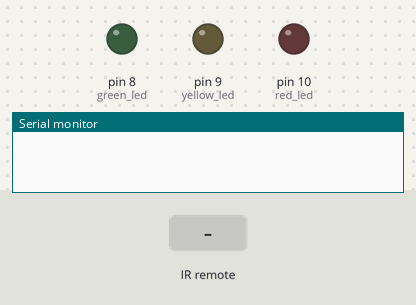
The program below on a simulated Arduino Uno, built with avr-gcc and run on an emulated ATmega328P. Parts: output pins drawn as LEDs (lit = HIGH), the last lines printed to the serial monitor. Inputs (shaded band) come from the test bench.

Above: at 1.2 s.
1.3 s: infrared code 0xFF30CF received
At 2.0 s:
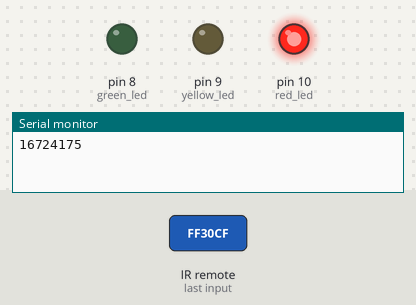
2.8 s: infrared code 0xFF18E7 received
At 4.0 s:
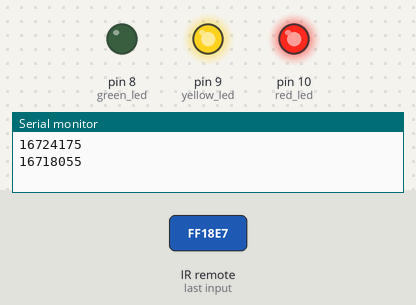
4.3 s: infrared code 0xFF7A85 received
At 5.1 s:
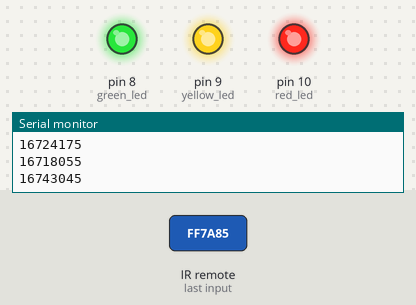
5.8 s: infrared code 0xFF30CF received
At 6.3 s:
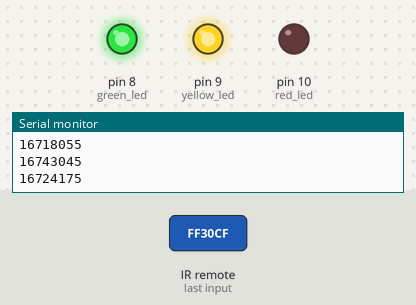
7.3 s: infrared code 0xFF18E7 received
At 8.7 s:
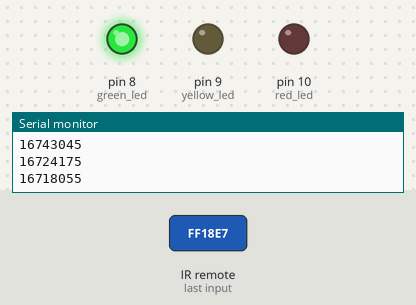
Timing chart, 0 to 9.8 s (numbered marks = the images above; inputs shaded):
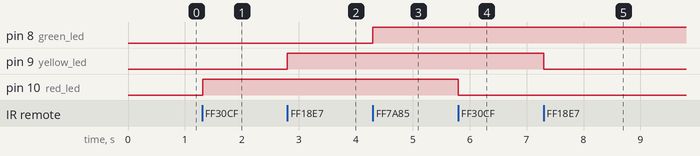

Measured:
- after the input at 1.3 s, pin 10 (red_led): LOW → HIGH at once
- after the input at 2.8 s, pin 9 (yellow_led): LOW → HIGH at once
- after the input at 4.3 s, pin 8 (green_led): LOW → HIGH at once
- after the input at 5.8 s, pin 10 (red_led): HIGH → LOW at once
- after the input at 7.3 s, pin 9 (yellow_led): HIGH → LOW at once

The program:

main.cpp
```cpp
#include <Arduino.h>
#include <IRremote.h>

// int RECV_PIN = 7;

// IRrecv irrecv(RECV_PIN);

// decode_results results;

// void setup() {
//     Serial.begin(9600);

//     irrecv.enableIRIn(); // Start IR sprejemnika
// }

// void loop() {
//     if (irrecv.decode(&results)) {
//         Serial.println(results.value, DEC);
//         irrecv.resume(); // Pripravljen na sprejem naslednje IR kode
//     }

//     delay(100);
// }

int ir_pin = 7;

int red_led = 10;
int yellow_led = 9;
int green_led = 8;

int red_state = 0;
int yellow_state = 0;
int green_state = 0;

IRrecv irrecv(ir_pin);

decode_results results;

void setup() {
  Serial.begin(9600);

  irrecv.enableIRIn();

  pinMode(red_led, OUTPUT);
  pinMode(yellow_led, OUTPUT);
  pinMode(green_led, OUTPUT);
}

void loop() {
  if (irrecv.decode(&results)) {
    long int decCode = results.value;

    Serial.println(results.value);

    switch (results.value) {
      case 16724175: // Turn on red LED
        if (red_state == 0) {
          red_state = 1;
          digitalWrite(red_led, HIGH);
        } else if (red_state == 1) {
          red_state = 0;
          digitalWrite(red_led, LOW);
        }
        break;
      case 16718055: // Turn on yellow LED
        if (yellow_state == 0) {
          yellow_state = 1;
          digitalWrite(yellow_led, HIGH);
        } else if (yellow_state == 1){
          yellow_state = 0;
          digitalWrite(yellow_led, LOW);
        }
        break;
      case 16743045: // Turn on green LED
        if (green_state == 0) {
          green_state = 1;
          digitalWrite(green_led, HIGH);
        } else if (green_state == 1) {
          green_state = 0;
          digitalWrite(green_led, LOW);
        }
        break;
    }
    irrecv.resume();
  }
  delay(10);
}
```
